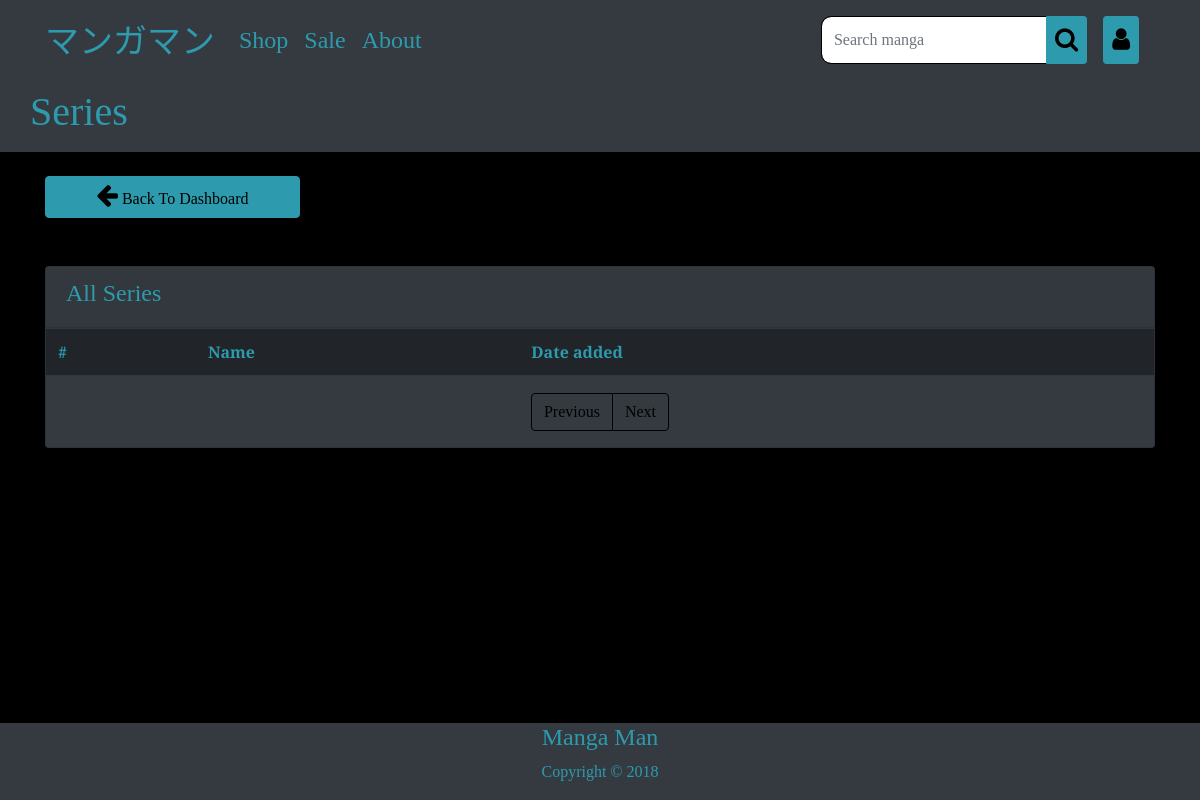
Page /series.php on the earlier database version.
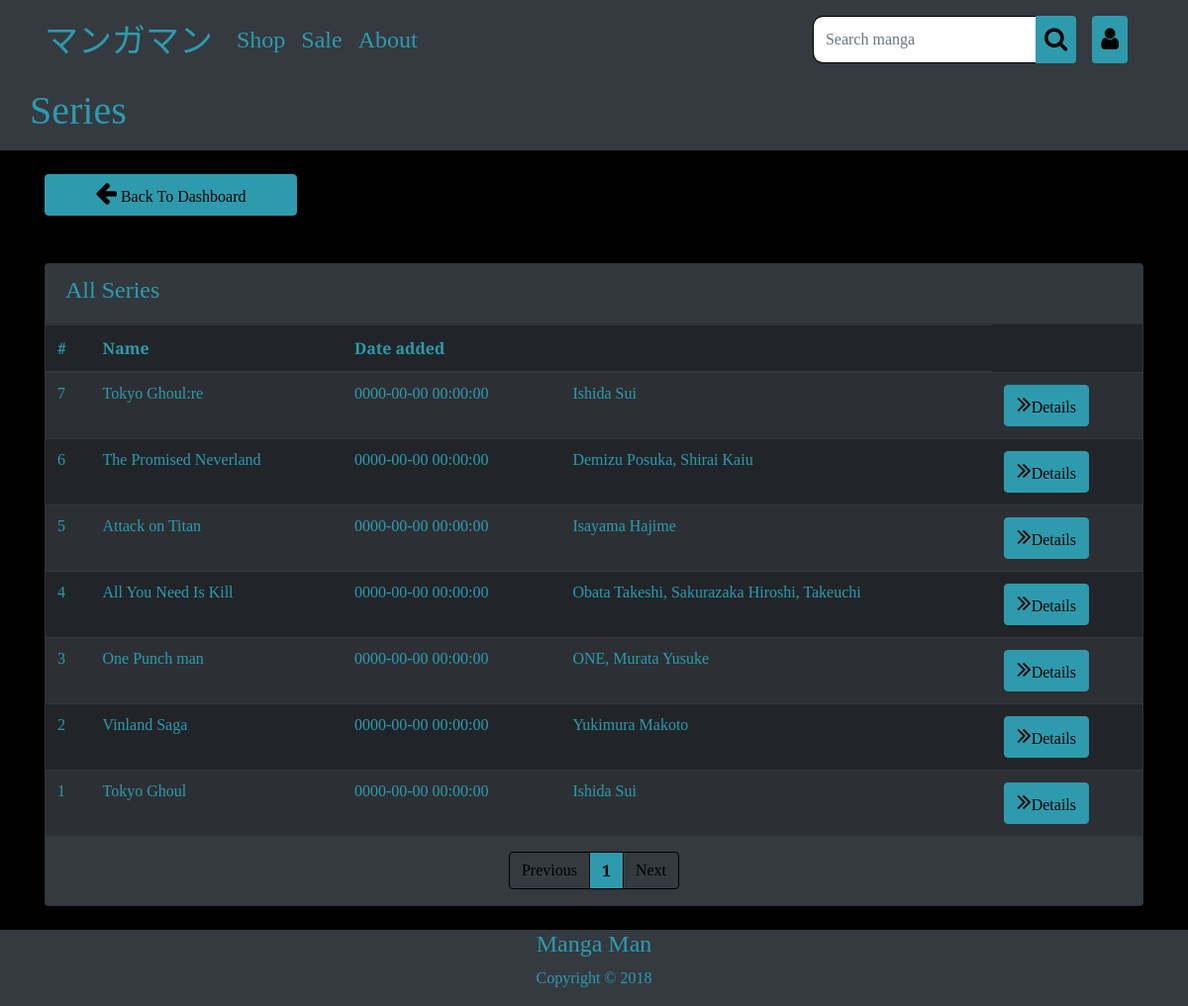
Same page on the later database version.
### tables this page shows
CREATE TABLE `series` (
  `series_id` int(11) NOT NULL,
  `primaryname` varchar(44) NOT NULL,
  `author` varchar(44) NOT NULL,
  `synopsis` varchar(2000) NOT NULL,
  `start_date` date NOT NULL,
  `end_date` date NOT NULL,
  `dateadded` timestamp NULL DEFAULT CURRENT_TIMESTAMP
);

### series.php (the view, shortened to what this page needs)
<?php
if (isset($_SESSION['aaa'])&& $_SESSION['aaa']=='admin') {
  include('includes/adminheader.php');
}
elseif (isset($_SESSION['aaa'])&& $_SESSION['aaa']=='user'){
  include('includes/userheader.php');
} else {
  include('includes/header.php');
}
if (isset($_GET['page'])) {
  $page = $_GET['page'];
} else {
  $page = 1;
}
?>
<section class="bg-dark">
  <div class="container py-2">
    <div class="row">
      <div class="col-mb-6">
        <h1>Series</h1>
      </div>
    </div>
  </div>
</section>
<section id="post" class="py-4 mb-4">
  <div class="container">
    <div class="row">
      <div class="col-md-3 mr-auto">
        <a href="admin_panel.php" class="btn btn-primary btn-block">
          <i class="fa fa-arrow-left"></i> Back To Dashboard
        </a>
      </div>
    </div>
  </div>
</section>
<section id="posts">
  <div class="container">
    <div class="row">
      <div class="col md-9 mb-4">
        <div class="card bg-dark">
          <div class="card-header">
            <h4>All Series</h4>
          </div>
          <table class="table table-striped table-dark text-primary">
            <thead class="thead-inverse">
              <tr>
                <th>#</th>
                <th>Name</th>
                <th>Date added</th>
                <th></th>
              </tr>
            </thead>
            <tbody>
              <?php
              $no_of_records_per_page = 10;
              $offset = ($page-1) * $no_of_records_per_page;
              $series="SELECT * FROM series ORDER BY series_id DESC LIMIT $offset, $no_of_records_per_page";
              $query = mysqli_query($connection,$series);
              $yesyesyes = "SELECT COUNT('series_id') FROM series";
              $yesyesyes_result = mysqli_query($connection, $yesyesyes);
              $total_rows = mysqli_fetch_array($yesyesyes_result)[0];
              $total_pages = ceil($total_rows / $no_of_records_per_page);
              while ($row = mysqli_fetch_array($query)) {
                echo '<tr>';
                echo '<td scope="row">'.$row['series_id'].'</td>';
                echo '<td>'.$row['primaryname'].'</td>';
                echo '<td>'.$row['dateadded'].'</td>';
                echo '<td>'.$row['author'].'</td>';
                echo '<td><a href="series_details.php?id='.$row['series_id'].'" class="btn btn-primary">
                <i class="fa fa-angle-double-right"></i>Details</a></td>';
                echo '</tr>';
              }
              ?>
            </tbody>
          </table>
          <nav>
            <ul class="pagination justify-content-center">
              <li class="<?php if($page == 1){ echo 'disabled'; } ?> page-item">
                <a class="page-link" href="<?php if($page <= 1){ echo '#'; } else { echo "?page=".($page - 1); } ?> " tabindex="-1">Previous</a>
              </li>
            <?php
            if ($total_pages >= 1) {
              for ($i=1; $i<=$total_pages ; $i++) {
                if ($i==$page) {
                  echo "<li class=\"page-item\"><b><a class=\"page-link\" href=\"?page=$i\">$i</a></b></li> ";
                } else {
                  echo "<li class=\"page-item\"><a class=\"page-link\" href=\"?page=$i\">$i</a></li> ";
                }
              }
            }?>
            <li class="<?php if($page >= $total_pages){ echo 'disabled'; } ?> page-item">
              <a class="page-link" href="<?php if($page >= $total_pages){ echo '#'; } else { echo "?page=".($page + 1); } ?>">Next</a>
            </li>
          </ul>
        </nav>
      </div>
    </div>
  </div>
</div>
</section>
<?php include('includes/footer.php'); ?>

Differences in the rows shown:
added series: series_id "7", primaryname "Tokyo Ghoul:re", dateadded "0000-00-00 00:00:00", author "Ishida Sui"
added series: series_id "6", primaryname "The Promised Neverland", dateadded "0000-00-00 00:00:00", author "Demizu Posuka, Shirai Kaiu"
added series: series_id "5", primaryname "Attack on Titan", dateadded "0000-00-00 00:00:00", author "Isayama Hajime"
added series: series_id "4", primaryname "All You Need Is Kill", dateadded "0000-00-00 00:00:00", author "Obata Takeshi, Sakurazaka Hiroshi, Takeuchi"
added series: series_id "3", primaryname "One Punch man", dateadded "0000-00-00 00:00:00", author "ONE, Murata Yusuke"
added series: series_id "2", primaryname "Vinland Saga", dateadded "0000-00-00 00:00:00", author "Yukimura Makoto"
added series: series_id "1", primaryname "Tokyo Ghoul", dateadded "0000-00-00 00:00:00", author "Ishida Sui"
Other differences:
new list line: "1"
